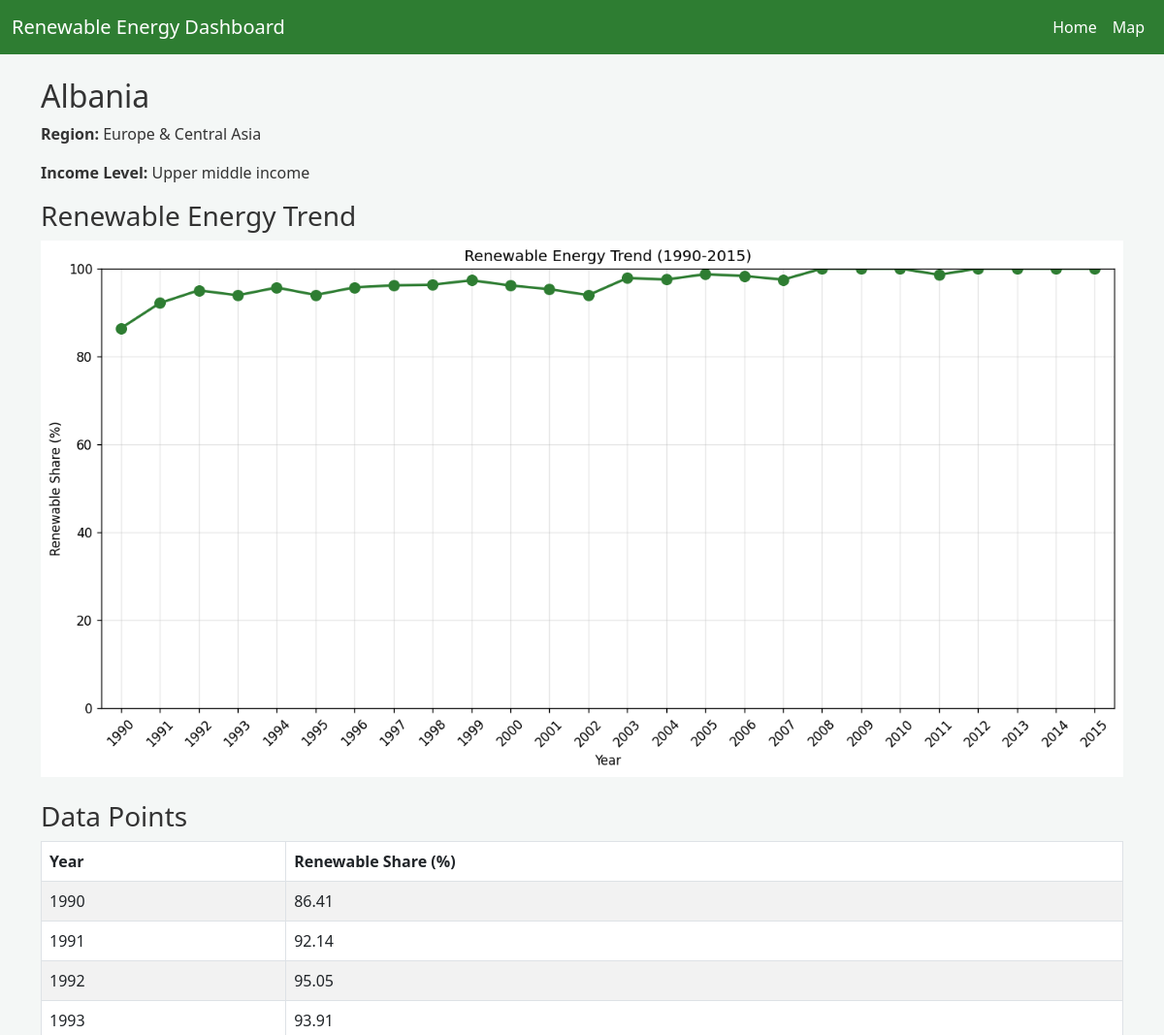
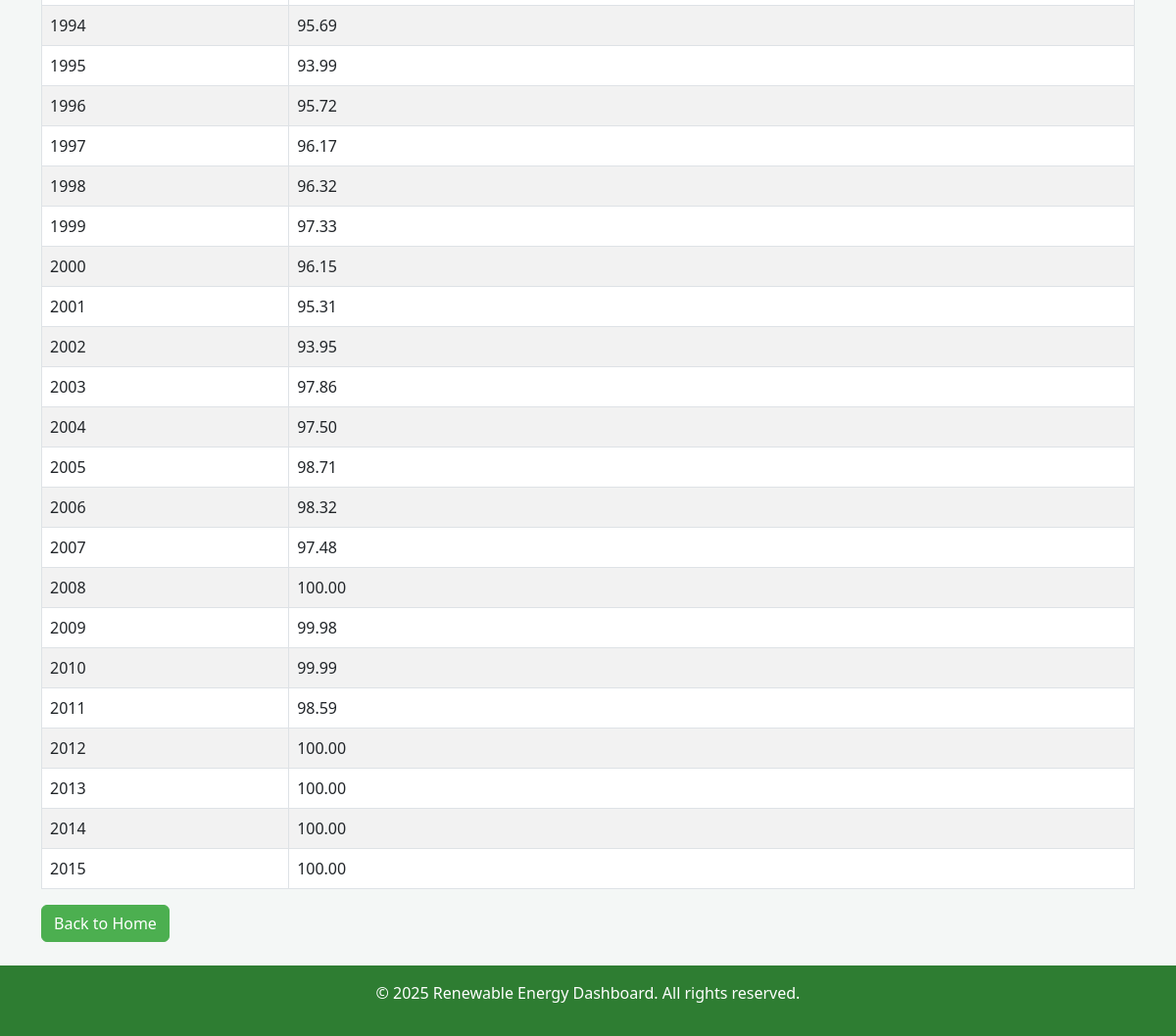
Screenshot of /country/444/ with the database file from the repository (2 pictures, top to bottom).
### energy/models.py (models this page shows, shortened)
class Country(models.Model):
    name = models.CharField(max_length=100, unique=True)
    code = models.CharField(max_length=4, unique=True, null=True, blank=True)
    type = models.CharField(max_length=10, default='Unknown')
    region = models.CharField(max_length=50, default='Unknown')
    INCOME_GROUP_CHOICES = [
        ('High income', 'High income'),
        ('Low income', 'Low income'),
        ('Lower middle', 'Lower middle income'),
        ('Upper middle', 'Upper middle income'),
    ]
    income_group = models.CharField(
        max_length=20, choices=INCOME_GROUP_CHOICES, blank=True, null=True
    )
    renewable_share = models.FloatField(
        help_text="Renewable energy share in 2015 (%)",
        default=0.0,
        null=True,
        blank=True
    )
    class Meta:
        ordering = ['name']

class EnergyData(models.Model):
    country = models.ForeignKey(Country, on_delete=models.CASCADE)
    year = models.IntegerField()
    renewable_share = models.FloatField()
    class Meta:
        unique_together = ('country', 'year')
        ordering = ['year']

### energy/views.py (the view)
# urls.py: path('country/<int:pk>/', views.country_detail, name='country_detail'),
def country_detail(request, pk):
    country = get_object_or_404(
        Country.objects.prefetch_related(
            Prefetch(
                'energydata_set',
                queryset=EnergyData.objects.filter(year__range=(1990, 2015)).order_by('year'),
                to_attr='filtered_energy'
            )
        ),
        pk=pk
    )
    full_energy_data = [
        {
            'year': year,
            'renewable_share': next(
                (ed.renewable_share for ed in country.filtered_energy if ed.year == year),
                None
            ),
        }
        for year in range(1990, 2016)
    ]
    chart_url = generate_country_chart(full_energy_data)
    context = {
        'country': country,
        'energy_data': full_energy_data,
        'chart_url': chart_url,
    }
    return render(request, 'energy/country_detail.html', context)

### templates/energy/country_detail.html (shortened to what this page needs)
{% extends 'energy/base.html' %}
{% block content %}
    {% if error %}
        <div class="alert alert-danger">{{ error }}</div>
    {% else %}
        <h2>{{ country.name }}</h2>
        <p><strong>Region:</strong> {{ country.region }}</p>
        <p><strong>Income Level:</strong> {{ country.income_group }}</p>
        {% if chart_url %}
            <div class="mb-4">
                <h3>Renewable Energy Trend</h3>
                <img alt="{{ country.name }} Chart" class="img-fluid" style="max-width: 100%;">
            </div>
        {% else %}
            <div class="alert alert-warning">No chart available.</div>
        {% endif %}
        <h3>Data Points</h3>
        {% if country.energydata_set.all %}
            <div class="table-responsive">
                <table class="table table-striped table-bordered">
                    <thead>
                        <tr>
                            <th>Year</th>
                            <th>Renewable Share (%)</th>
                        </tr>
                    </thead>
                    <tbody>
                        {% for dp in country.energydata_set.all %}
                            <tr>
                                <td>{{ dp.year }}</td>
                                <td>{{ dp.renewable_share|floatformat:2 }}</td>
                            </tr>
                        {% endfor %}
                    </tbody>
                </table>
            </div>
        {% else %}
            <p>No data points available.</p>
        {% endif %}
        <p><a href="{% url 'energy:index' %}" class="btn btn-primary">Back to Home</a></p>
    {% endif %}
{% endblock %}

### templates/energy/base.html (style rules this page uses)
body { background-color: #f4f7f6; color: #333; }
.table thead { background-color: #4caf50; color: white; }
.btn-primary { background-color: #4caf50; border-color: #4caf50; }

### rows the page displays
Country: name "Albania", region "Europe & Central Asia", income_group "Upper middle income"
EnergyData: year "1990", renewable_share "86.41"
EnergyData: year "1991", renewable_share "92.14"
EnergyData: year "1992", renewable_share "95.05"
EnergyData: year "1993", renewable_share "93.91"
EnergyData: year "1994", renewable_share "95.69"
EnergyData: year "1995", renewable_share "93.99"
EnergyData: year "1996", renewable_share "95.72"
EnergyData: year "1997", renewable_share "96.17"
EnergyData: year "1998", renewable_share "96.32"
EnergyData: year "1999", renewable_share "97.33"
EnergyData: year "2000", renewable_share "96.15"
EnergyData: year "2001", renewable_share "95.31"
EnergyData: year "2002", renewable_share "93.95"
EnergyData: year "2003", renewable_share "97.86"
EnergyData: year "2004", renewable_share "97.50"
EnergyData: year "2005", renewable_share "98.71"
EnergyData: year "2006", renewable_share "98.32"
EnergyData: year "2007", renewable_share "97.48"
EnergyData: year "2008", renewable_share "100.00"
EnergyData: year "2009", renewable_share "99.98"
EnergyData: year "2010", renewable_share "99.99"
EnergyData: year "2011", renewable_share "98.59"
EnergyData: year "2012", renewable_share "100.00"
EnergyData: year "2013", renewable_share "100.00"
EnergyData: year "2014", renewable_share "100.00"
EnergyData: year "2015", renewable_share "100.00"
